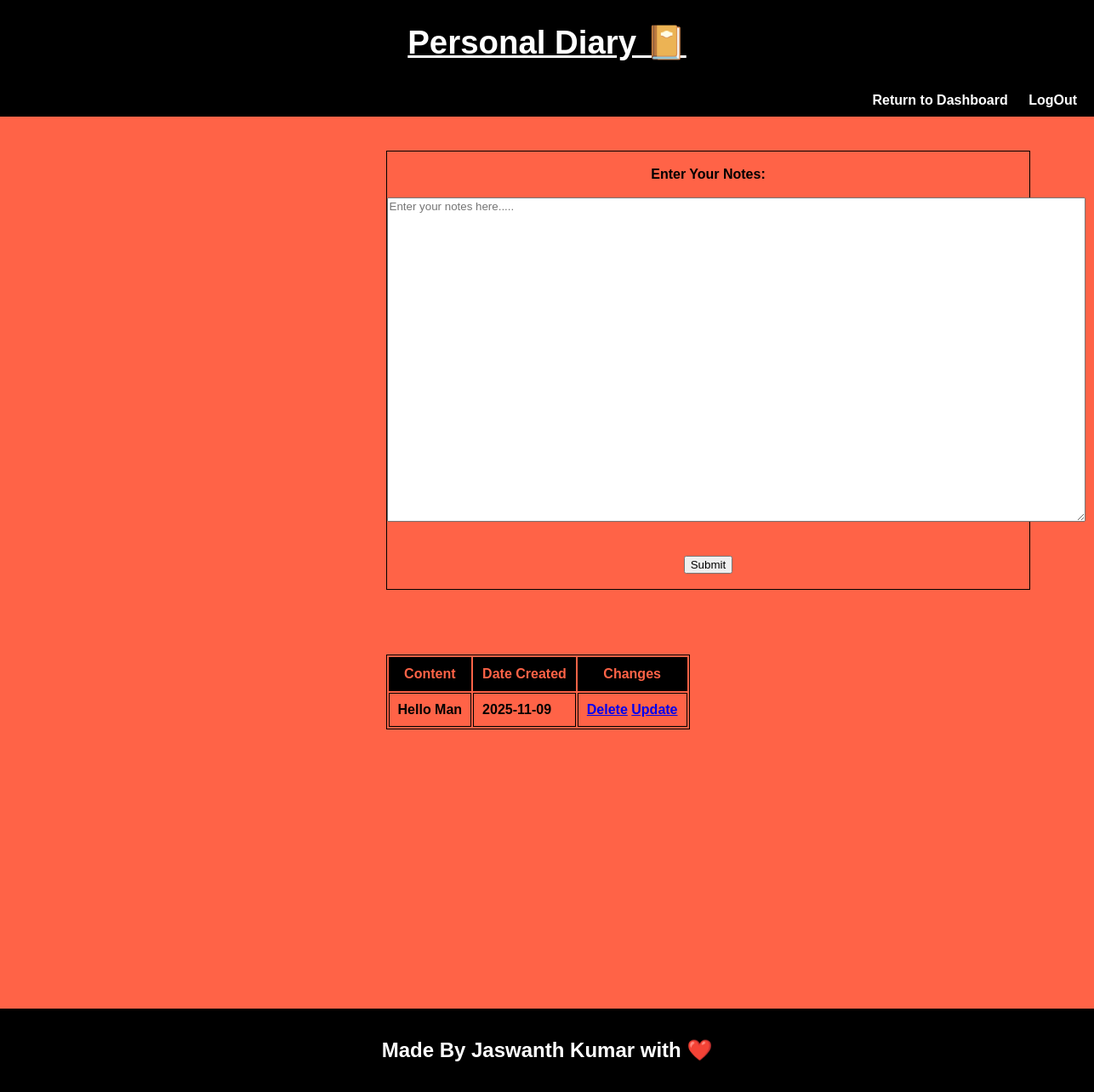
/personalnotes (signed in), run on an earlier commit of the app's database.
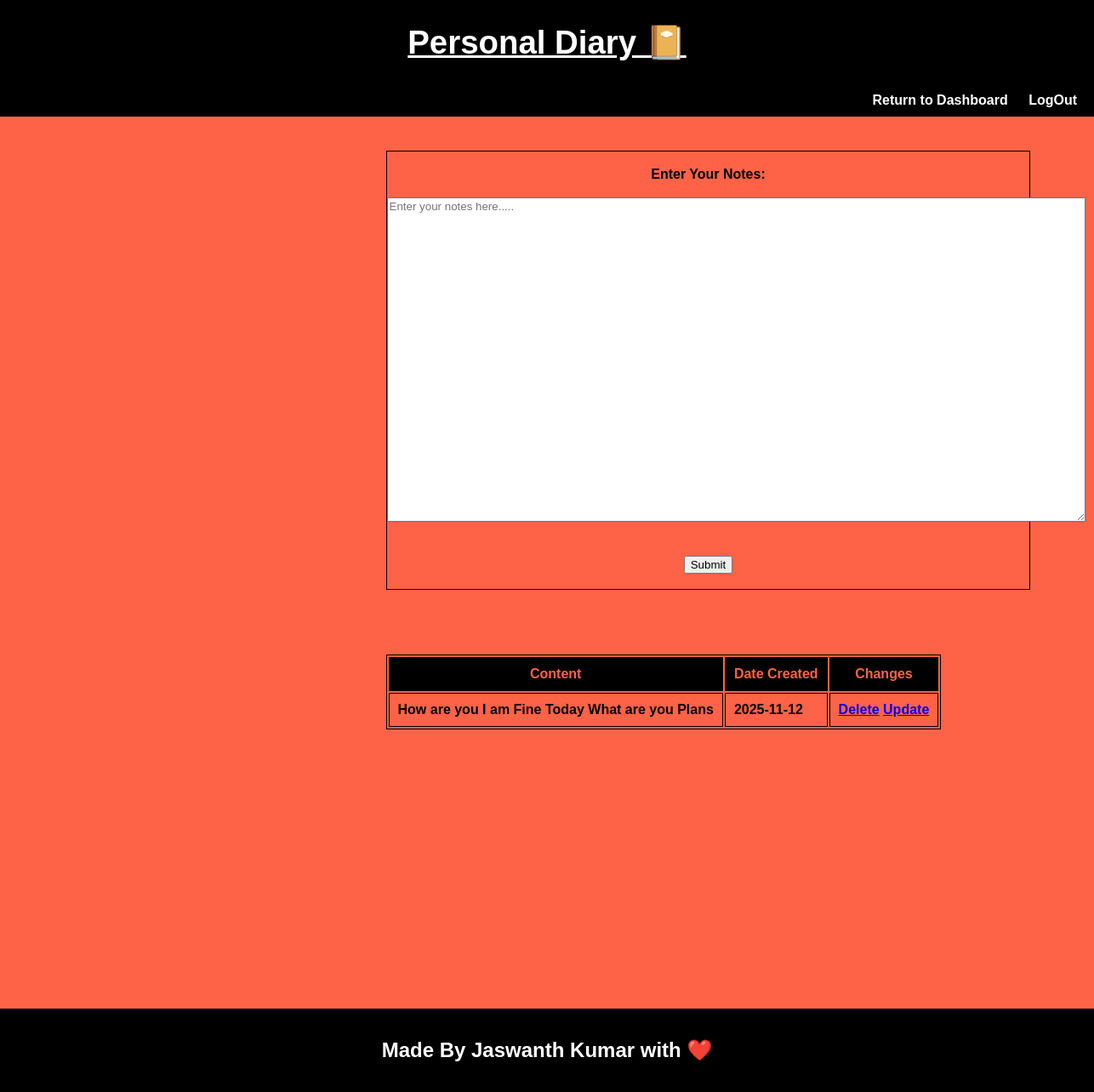
And on a later commit of the database.
### app.py (models this page shows)
class Note(db.Model):
    id = db.Column(db.Integer, primary_key=True)
    note_text = db.Column(db.String(1000), nullable=False)
    date_created = db.Column(db.DateTime, default=datetime.utcnow)
    user_id = db.Column(db.Integer, db.ForeignKey('user.id'))

### app.py (the view)
@app.route('/personalnotes',methods=['POST','GET'])
def personalnotes():
    if 'userid' not in session:
        return redirect('/')
    current_user = User.query.filter_by(userid=session['userid']).first()
    if request.method == 'POST':
        personal_notes = request.form['notes']
        new_notes = Note(note_text=personal_notes,user_id=current_user.id)
        try:
            db.session.add(new_notes)
            db.session.commit()
            return redirect('/personalnotes')
        except:
            return "There was an Issue"
    else:
        notes = Note.query.filter_by(user_id=current_user.id).order_by(Note.date_created)
        return render_template('personalnotes.html',notes=notes)

### templates/personalnotes.html (shortened to what this page needs)
<!DOCTYPE html>
<html>
    <head>
    </head>
    <body>
        <header>
            <h1>Personal Diary 📔</h1>
        </header>
        <nav>
            <a href="{{url_for('dashboard')}}">Return to Dashboard</a>
            <a href="{{url_for('logout')}}">LogOut</a>
        </nav>
        <div class="noteform">
            <form class="schedule" action="/personalnotes" method="POST">
                <br>
                <label><b>Enter Your Notes: <b></b></label><br><br>
                <textarea name="notes" rows="25" cols="100" placeholder="Enter your notes here....."></textarea><br><br><br>
                <input type="submit" name="submit"><br><br>
            </form>
        </div>
        <br>
        <br>
        <div class="notetable">
            <table>
                <tr>
                    <th>Content</th>
                    <th>Date Created</th>
                    <th>Changes</th>
                </tr>
                {% for note in notes %}
                <tr>
                    <td>{{note.note_text}}</td>
                    <td>{{note.date_created.date()}}</td>
                    <td>
                        <a href="/del/{{note.id}}">Delete</a>
                        <a href="/upd/{{note.id}}">Update</a>
                    </td>
                </tr>
                {% endfor %}
            </table>
        </div>
    </body>
    <footer>
        <h2>Made By Jaswanth Kumar with ❤️</h2>
    </footer>
</html>

### templates/personalnotes.html (style rules this page uses)
* { font-family: Arial, Helvetica, sans-serif; }
header { text-align: center; text-decoration: underline; background-color: black; font-family: Arial, Helvetica, sans-serif; font-size: larger; color:white; padding:1px 1px; margin: 0%; top: 0; }
nav { background-color: black; text-align: right; padding: 10px 20px; }
nav a { color: white; text-decoration: none; margin-left: 20px; font-weight: bold; }
body { margin:0%; background-color: #FF6347; }
.noteform { border: 1px solid black; margin-top: 40px; margin-left: 12cm; width: 20cm; text-align: center; }
.notetable { margin-top: 40px; margin-left: 12cm; height:52vh; }
table,tr { border: 1px solid black; margin:0%; }
table th { background-color: black; color:#FF6347 }
th,td { padding:10px; border: 1px solid black; }
footer { background-color: black; color: white; text-align: center; padding: 15px 10px; bottom:0; margin-top: auto; margin: auto; }

What changed in the data, as far as the page shows it:
removed Note: note_text "Hello Man", date_created "2025-11-09"
added Note: note_text "How are you I am Fine Today What are you Plans", date_created "2025-11-12"
